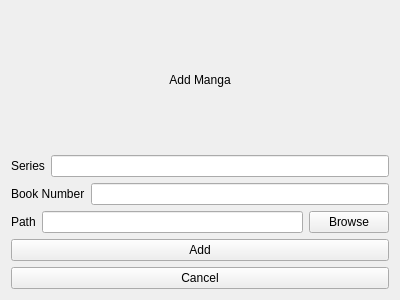
<?xml version="1.0" encoding="UTF-8"?>
<ui version="4.0">
 <class>addMangaWindow</class>
 <widget class="QWidget" name="addMangaWindow">
  <property name="geometry">
   <rect>
    <x>0</x>
    <y>0</y>
    <width>400</width>
    <height>300</height>
   </rect>
  </property>
  <property name="windowTitle">
   <string>Form</string>
  </property>
  <layout class="QVBoxLayout" name="verticalLayout">
   <item>
    <widget class="QLabel" name="label_4">
     <property name="text">
      <string>Add Manga</string>
     </property>
     <property name="alignment">
      <set>Qt::AlignCenter</set>
     </property>
    </widget>
   </item>
   <item>
    <layout class="QHBoxLayout" name="horizontalLayout_3">
     <item>
      <widget class="QLabel" name="label">
       <property name="text">
        <string>Series</string>
       </property>
      </widget>
     </item>
     <item>
      <widget class="QLineEdit" name="lineEdit"/>
     </item>
    </layout>
   </item>
   <item>
    <layout class="QHBoxLayout" name="horizontalLayout_2">
     <item>
      <widget class="QLabel" name="label_2">
       <property name="text">
        <string>Book Number</string>
       </property>
      </widget>
     </item>
     <item>
      <widget class="QLineEdit" name="lineEdit_2"/>
     </item>
    </layout>
   </item>
   <item>
    <layout class="QHBoxLayout" name="horizontalLayout">
     <item>
      <widget class="QLabel" name="label_3">
       <property name="text">
        <string>Path</string>
       </property>
      </widget>
     </item>
     <item>
      <widget class="QLineEdit" name="lineEdit_3"/>
     </item>
     <item>
      <widget class="QPushButton" name="pushButton">
       <property name="text">
        <string>Browse</string>
       </property>
      </widget>
     </item>
    </layout>
   </item>
   <item>
    <widget class="QPushButton" name="pushButton_3">
     <property name="text">
      <string>Add</string>
     </property>
    </widget>
   </item>
   <item>
    <widget class="QPushButton" name="pushButton_2">
     <property name="text">
      <string>Cancel</string>
     </property>
    </widget>
   </item>
  </layout>
 </widget>
 <resources/>
 <connections/>
</ui>
